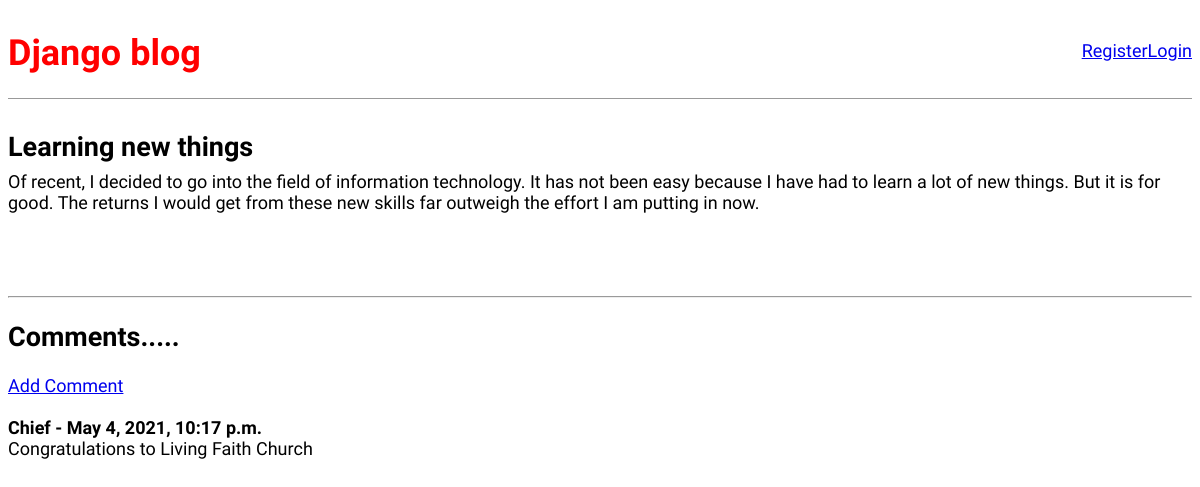
Before: /post/2/ with the older database file.
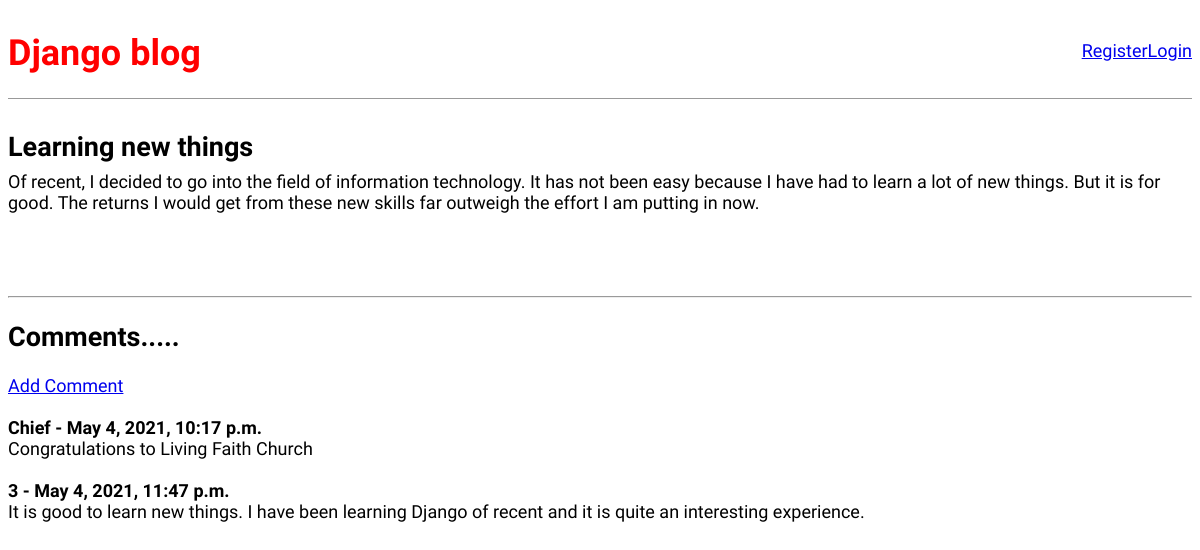
After: the same page with the newer database file.
### blog_app/models.py (models this page shows, shortened)
class Comment(models.Model):
    post = models.ForeignKey(Post, related_name="comments", on_delete=models.CASCADE)
    name = models.CharField(max_length=40)
    body = models.TextField()
    date_added = models.DateTimeField(auto_now_add=True)

### blog_app/views.py (the view)
# urls.py: path('post/<int:pk>/', BlogDetailView.as_view(), name='post_detail'),
class BlogDetailView(DetailView):
    model = Post
    template_name = 'post_detail.html'

### blog_app/templates/post_detail.html (shortened to what this page needs)
{% extends 'base.html' %}
{% block content %}
    <div class="post-entry">
        <h2>{{ post.title }}</h2>
        <p>{{ post.body }}</p>
    </div>
    <br/><br/>
    <hr>
    <h2>Comments.....</h2>
    {% if not post.comments.all %}
        No comments yet....<a href="{% url 'add_comment' post.pk %}">Add one</a>
    {% else %}
        <a href="{% url 'add_comment' post.pk %}">Add Comment</a>
        <br/><br/>
        {% for comment in post.comments.all %}
            <strong>
                {{ comment.name}} -
                {{ comment.date_added}}
            </strong>
            <br/>
            {{ comment.body }}
            <br/><br/>
        {% endfor %}
    {% endif %}
{% endblock %}

Changed rows visible on the page:
added Comment: name "3", date_added "May 4, 2021, 11:47 p.m.", body "It is good to learn new things. I have been learning Django of recent and it is quite an interesting experience."
